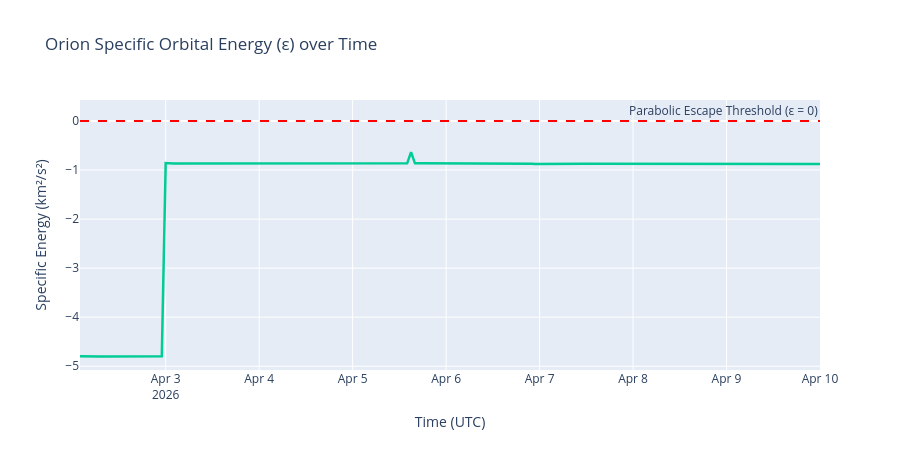

The cell this chart's notebook holds for it:
### Markdown cell above
## 4. Specific Orbital Energy Profile ($\epsilon$)

Plots specific orbital energy $\epsilon = \frac{v^2}{2} - \frac{\mu}{r}$ over time.

### Code cell
fig_energy = px.line(
    df_orion,
    x="epoch",
    y="specific_energy",
    labels={"epoch": "Time (UTC)", "specific_energy": "Specific Energy (km²/s²)"},
    title="Orion Specific Orbital Energy (ε) over Time"
)
fig_energy.add_hline(y=0, line_dash="dash", line_color="red", annotation_text="Parabolic Escape Threshold (ε = 0)")
fig_energy.update_traces(line_color="#00CC96", line_width=2.5)
fig_energy.update_layout(height=450)
fig_energy.show()

### Figure 1 — Plotly figure (JSON) as saved in the notebook; plotly's stock layout.template omitted (floating-point values rounded to 4 significant figures; data arrays with more than 128 entries replaced by an {"elided": "..."} marker saying what was removed)
{"data": [{"hovertemplate": "Time (UTC)=%{x}<br>Specific Energy (km²/s²)=%{y}<extra></extra>", "legendgroup": "", "line": {"color": "#00CC96", "dash": "solid", "width": 2.5}, "marker": {"symbol": "circle"}, "mode": "lines", "name": "", "orientation": "v", "showlegend": false, "type": "scatter", "x": {"elided": "191 str values"}, "xaxis": "x", "y": {"elided": "191 float values"}, "yaxis": "y"}], "layout": {"annotations": [{"showarrow": false, "text": "Parabolic Escape Threshold (ε = 0)", "x": 1, "xanchor": "right", "xref": "x domain", "y": 0, "yanchor": "bottom", "yref": "y"}], "height": 450, "legend": {"tracegroupgap": 0}, "shapes": [{"line": {"color": "red", "dash": "dash"}, "type": "line", "x0": 0, "x1": 1, "xref": "x domain", "y0": 0, "y1": 0, "yref": "y"}], "title": {"text": "Orion Specific Orbital Energy (ε) over Time"}, "xaxis": {"anchor": "y", "domain": [0, 1], "title": {"text": "Time (UTC)"}}, "yaxis": {"anchor": "x", "domain": [0, 1], "title": {"text": "Specific Energy (km²/s²)"}}}}
